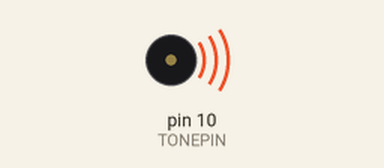
Simulated run of this sketch. Board: Arduino Uno, built with avr-gcc and run on an emulated ATmega328P. On the bench: buzzer (waves = sounding).

Above: at 0.1 s.
Timing chart, 0 to 40.0 s (numbered marks = the images above):
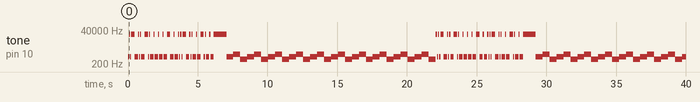

The sketch:

MCW-transmitter-beacon.ino
```cpp
#include <Tone.h>

Tone freq1;
Tone freq2;

#define SPEED  (15) //speed in WPM. Default: 16
#define QRSS (3) // dotlength for QRSS in seconds
#define DOTLEN  (1200/SPEED)
#define DOTLENQRSS (QRSS*1000)
#define DASHLEN  (3*(1200/SPEED))
#define DASHLENQRSS (QRSS*3000)
#define PAUSE 1 //Time in seconds between transmissions

int isQRSS=0;  // 0 means normal CW. Any other value is QRSS at #QRSS seconds dot lenght.

void sendMsg(char*);
void dash();
void dot();


#define TONEPIN  10
#define CWPIN 11
#define FREQON  625  // Hz
#define FREQOFF 20000  // Hz, not audible


void setup() {
  // put your setup code here, to run once:
  freq1.begin(TONEPIN);
  freq2.begin(CWPIN);

  freq1.play(FREQON);
  freq2.play(FREQON);

}

void loop() {
  // put your main code here, to run repeatedly:

  sendMsg("IK1ZYW "); //Remember to replace it with your callsign/message!
  delay(PAUSE*100);
  for (int j=0; j<10; j++) {
    freq1.play(FREQON);
    delay(500);
    freq1.play(FREQON+300);
    delay(500);
    freq1.play(FREQON-200);
    delay(500);
  }
  freq1.play(FREQOFF);
  delay(PAUSE*100);

}


void dash()
{
  freq1.play(FREQON);
  if (isQRSS==0) {
    delay(DASHLEN);
  } else {
    delay(DASHLENQRSS);
  }
  freq1.play(FREQOFF);

  // inter dotdash break, 1-dot long
  if (isQRSS==0) {
    delay(DOTLEN);
  } else {
    delay(DOTLENQRSS);
  }
}

void dot()
{
  freq1.play(FREQON);
  if (isQRSS==0) {
    delay(DOTLEN);
  } else {
    delay(DOTLENQRSS);
  }
  freq1.play(FREQOFF);

  // inter dotdash break, 1-dot long
  if (isQRSS==0) {
    delay(DOTLEN);
  } else {
    delay(DOTLENQRSS);
  }
}


void sendMsg(char *str)
{
  int i;


  for(i=0;i<strlen(str);i++)
  {
    switch (str[i])
    {
    case 'A':
      dot();dash();break;
    case 'B':
      dash();dot();dot();dot();break;
    case 'C':
      dash();dot();dash();dot();break;
    case 'D':
      dash();dot();dot();break;
    case 'E':
      dot();break;
    case 'F':
      dot();dot();dash();dot();break;
    case 'G':
      dash();dash();dot();break;
    case 'H':
      dot();dot();dot();dot();break;
    case 'I':
      dot();dot();break;
    case 'J':
      dot();dash();dash();dash();break;
    case 'K':
      dash();dot();dash();break;
    case 'L':
      dot();dash();dot();dot();break;
    case 'M':
      dash();dash();break;
    case 'N':
      dash();dot();break;
    case 'O':
      dash();dash();dash();break;
    case 'P':
      dot();dash();dash();dot();break;
    case 'Q':
      dash();dash();dot();dash();break;
    case 'R':
      dot();dash();dot();break;
    case 'S':
      dot();dot();dot();break;
    case 'T':
      dash();break;
    case 'U':
      dot();dot();dash();break;
    case 'V':
      dot();dot();dot();dash();break;
    case 'W':
      dot();dash();dash();break;
    case 'X':
      dash();dot();dot();dash();break;
    case 'Y':
      dash();dot();dash();dash();break;
    case 'Z':
      dash();dash();dot();dot();break;
    case ' ':
      if (isQRSS==0) {
        delay(DOTLEN*5);
      } else {
        delay(DOTLENQRSS*4); // compressing the space a bit in QRSS
      }
      break;
    case '.':
      dot();dash();dot();dash();dot();dash();break;
    case ',':
      dash();dash();dot();dot();dash();dash();break;
    case ':':
      dash();dash();dash();dot();dot();break;
    case '?':
      dot();dot();dash();dash();dot();dot();break;
    case '\'':
      dot();dash();dash();dash();dash();dot();break;
    case '-':
      dash();dot();dot();dot();dot();dash();break;
    case '/':
      dash();dot();dot();dash();dot();break;
    case '(':
    case ')':
      dash();dot();dash();dash();dot();dash();break;
    case '\"':
      dot();dash();dot();dot();dash();dot();break;
    case '@':
      dot();dash();dash();dot();dash();dot();break;
    case '=':
      dash();dot();dot();dot();dash();break;
    case '0':
     dash();dash();dash();dash();dash();break;
    case '1':
     dot();dash();dash();dash();dash();break;
    case '2':
     dot();dot();dash();dash();dash();break;
    case '3':
     dot();dot();dot();dash();dash();break;
    case '4':
     dot();dot();dot();dot();dash();break;
    case '5':
     dot();dot();dot();dot();dot();break;
    case '6':
     dash();dot();dot();dot();dot();break;
    case '7':
     dash();dash();dot();dot();dot();break;
    case '8':
     dash();dash();dash();dot();dot();break;
    case '9':
     dash();dash();dash();dash();dot();break;

    }

    delay(2*DOTLEN);

  }

}
```

Measured:
- by itself, tone on pin 10 (TONEPIN): plays 625 Hz for 0.08 s, 20000 Hz for 0.08 s, 625 Hz for 0.08 s, 20000 Hz for 0.24 s, 625 Hz for 0.24 s, 20000 Hz for 0.08 s … (137 notes in this stretch)
